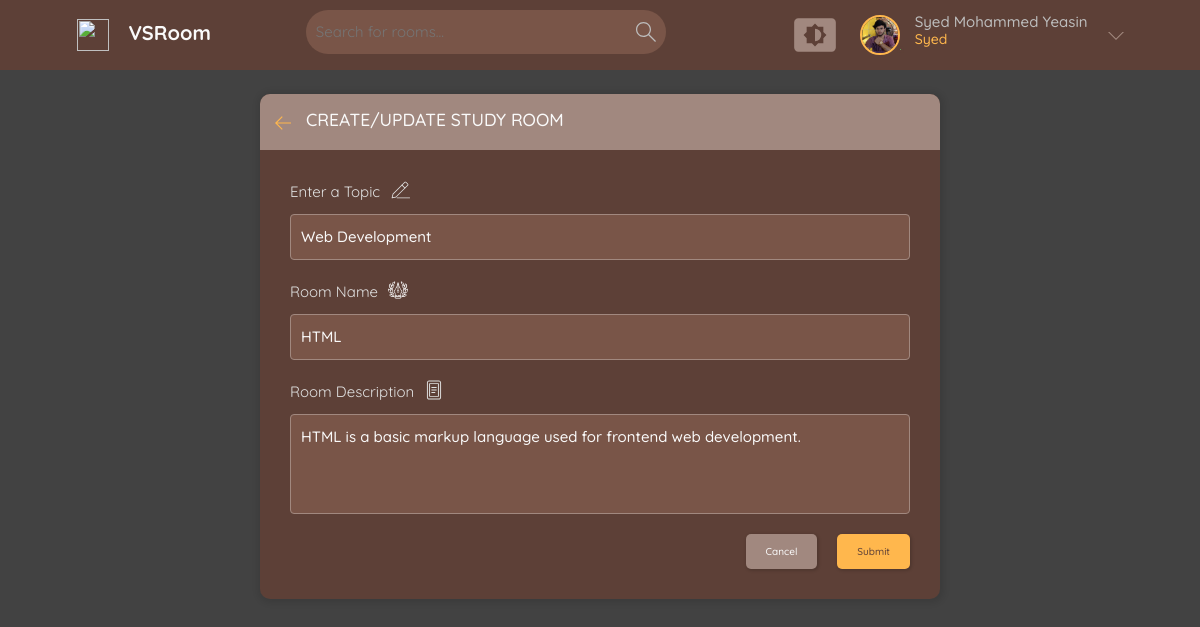
The app's page /update-room/1/ (signed in) with its own data.
### base/models.py (models this page shows, shortened)
class User(AbstractUser):
    name = models.CharField(max_length=200, null=True)
    email = models.EmailField(unique=True ,null=True)
    bio = models.TextField(null=True, blank=True)
    avatar = models.ImageField(null=True, default="avatar.svg")
    USERNAME_FIELD = 'email'
    REQUIRED_FIELDS = ['username']

class Room(models.Model):
    host = models.ForeignKey(User, on_delete=models.SET_NULL, null=True)
    topic = models.ForeignKey(Topic, on_delete=models.SET_NULL, null=True)
    name = models.CharField(max_length=200)
    description = models.TextField(null=True, blank=True)
    participants = models.ManyToManyField(User, related_name='participants', blank=True)
    updated = models.DateTimeField(auto_now=True)
    created = models.DateTimeField(auto_now_add=True)
    class Meta:
        ordering = ['-updated', '-created']

class Topic(models.Model):
    name = models.CharField(max_length=200)

### base/views.py (the view, shortened to what this page needs)
# urls.py: path('update-room/<str:pk>/', views.updateRoom, name="update-room"),
@login_required(login_url='login')
def updateRoom(request, pk):
    room = Room.objects.get(id=pk)
    form = RoomForm(instance=room)
    topics = Topic.objects.all()
    if request.user != room.host:
        return HttpResponse('You are not allowed here!!')
    return render(request, 'base/room_form.html', {'form' : form, "topics" : topics, "room" : room})

### base/form.py
class RoomForm(ModelForm):
    class Meta:
        model = Room
        fields = '__all__'
        exclude = ['host', 'participants']

### base/templates/base/room_form.html (shortened to what this page needs)
{% extends 'base/main.html' %}
{% load static %}
{% block text %}
<main class="create-room layout">
  <div class="container">
    <div class="layout__box">
      <div class="layout__boxHeader">
        <div class="layout__boxTitle">
          <a href="{% url 'home' %}">
            <svg version="1.1" xmlns="http://www.w3.org/2000/svg" width="32" height="32" viewBox="0 0 32 32">
              <title>arrow-left</title>
              <path
                d="M13.723 2.286l-13.723 13.714 13.719 13.714 1.616-1.611-10.96-10.96h27.625v-2.286h-27.625l10.965-10.965-1.616-1.607z">
              </path>
            </svg>
          </a>
          <h3>Create/Update Study Room</h3>
        </div>
      </div>
      <div class="layout__body">
        <form class="form" action="" method="POST">
          <div class="form__group">
            <div class="form__group-child-container">
              <label for="room_topic">Enter a Topic</label>
            </div>
            <input required type="text" value="{{room.topic.name}}" name="topic" list="topic-list">
          </div>
          <div class="form__group">
            <div class="form__group-child-container">
              <label for="room_name">Room Name</label>
              <img src="{% static 'Images/writing.png' %}" alt="">
            </div>
            {{form.name}}
          </div>
          <div class="form__group">
            <div class="form__group-child-container">
              <label for="room_description">Room Description</label>
            </div>
            {{form.description}}
          </div>
          <div class="form__action">
            <a class="btn btn--dark" href="{{request.META.HTTP_REFERER}}">Cancel</a>
            <button class="btn btn--main" type="submit">Submit</button>
          </div>
        </form>
      </div>
    </div>
  </div>
</main>
{% endblock text %}

### base/templates/base/nav.html (shortened to what this page needs)
{% load static %}
<header class="header header--loggedIn">
  <div class="container">
    <a href="{% url 'home' %}" class="header__logo">
      <img src="{% static 'Images/poetry.png' %}" />
      <h1>VSRoom</h1>
    </a>
    <form class="header__search" method="GET" action="{% url 'home' %}">
      <label>
        <input name="q" placeholder="Search for rooms..." />
      </label>
    </form>
    <nav class="header__menu">
      <div class="dropdown-container">
        <div class="color-theme-menu">
        </div>
      </div>
      {% if request.user.is_authenticated %}
      <div class="header__user">
        <a href="{% url 'user-profile' request.user.id %}">
          <div class="avatar avatar--medium active">
            <img src="{{request.user.avatar.url}}" />
          </div>
          <p>{{request.user.name}}<span>{{request.user.username}}</span></p>
        </a>
        <button class="dropdown-button">
          <svg version="1.1" xmlns="http://www.w3.org/2000/svg" width="32" height="32" viewBox="0 0 32 32">
            <title>chevron-down</title>
            <path d="M16 21l-13-13h-3l16 16 16-16h-3l-13 13z"></path>
          </svg>
        </button>
      </div>
      {% else %}
      <a href="{% url 'login' %}">
        <img src="{% static 'Images/avatar.svg' %}" />
        <p>Login</p>
      </a>
      {% endif %}
    </nav>
  </div>
</header>

### records on screen
User: user.avatar (picture), user.name "Syed Mohammed Yeasin", user.username "Syed"
Room: topic "Web Development", name "HTML", description "HTML is a basic markup language used for frontend web development."
